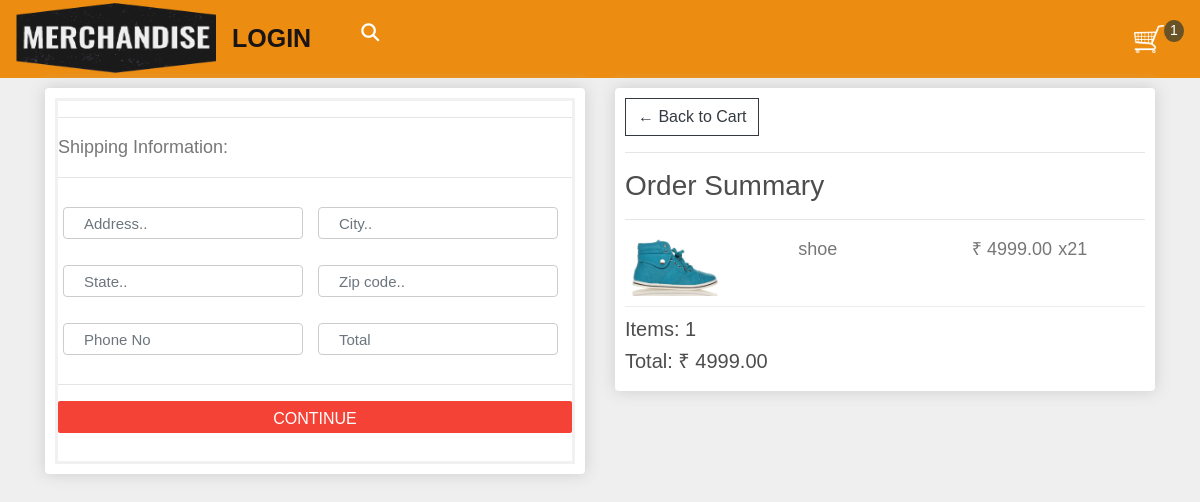
Screenshot of /checkout/ (signed in) with the database file from the repository.
### merchandise/models.py (models this page shows, shortened)
class OrderItem(models.Model):
    product = models.ForeignKey(Product, on_delete=models.SET_NULL, null=True, blank=True)
    order = models.ForeignKey(Order, on_delete=models.SET_NULL, null=True, blank=True)
    quantity = models.IntegerField(default=0, null=True, blank=True)
    date_added = models.DateTimeField(auto_now_add=True)
    @property
    def get_total(self):
        try:
            total = self.product.price * self.quantity
        except:
            total = 0
        return total

class Product(models.Model):
    name = models.CharField(max_length=200, null=True)
    price = models.DecimalField(max_digits=7, decimal_places=2)
    digital = models.BooleanField(default=False, null=True, blank=False)
    image = models.ImageField(max_length=200, null=True)
    url1 = models.URLField(max_length=200, null=True)
    @property
    def imageURL(self):
        try:
            url = self.image.url
        except:
            url = ''
        return url

class Order(models.Model):
    customer = models.ForeignKey(Customer, on_delete=models.SET_NULL, null=True, blank=True)
    date_ordered = models.DateTimeField(auto_now_add=True)
    complete = models.BooleanField(default=False, null=True, blank=False)
    transaction_id = models.CharField(max_length=200, null=True)
    @property
    def get_cart_total(self):
        orderitems = self.orderitem_set.all()
        total = sum([item.get_total for item in orderitems])
        return total
    @property
    def get_cart_items(self):
        orderitems = self.orderitem_set.all()
        total = sum([item.quantity for item in orderitems])
        return total
    @property
    def shipping(self):
        shipping = False
        orderitems = self.orderitem_set.all()
        for i in orderitems:
            if i.product.digital == False:
                shipping = True
        return shipping

### merchandise/views.py (the view)
# urls.py: path('checkout/', views.checkout, name="checkout"),
def checkout(request):
    data = cartData(request)
    cartItems = data['cartItems']
    order = data['order']
    items = data['items']
    context = {'items':items, 'order':order, 'cartItems':cartItems}
    return render(request, 'merchandise/checkout.html', context)

### merchandise/utils.py (called while the page is built)
def cartData(request):
    if request.user.is_authenticated:
        customer = request.user.customer
        order, created = Order.objects.get_or_create(customer=customer, complete=False)
        items = order.orderitem_set.all()
        cartItems = order.get_cart_items
    else:
        cookieData = cookieCart(request)
        cartItems = cookieData['cartItems']
        order = cookieData['order']
        items = cookieData['items']
    return{'cartItems':cartItems, 'order':order, 'items':items}

### merchandise/templates/merchandise/checkout.html (shortened to what this page needs)
{% extends 'merchandise/main.html' %}
{% load static %}
{% block content%}
<div class="row">
	<div class="col-lg-6">
		<div class="box-element" id="form-wrapper">
            <form id="form">
                <div id="shipping-info">
                    <hr>
                    <p>Shipping Information:</p>
                    <hr>
                    <div class="form-field">
                        <input class="form-control" type="text" name="address" placeholder="Address..">
                    </div>
                    <div class="form-field">
                        <input class="form-control" type="text" name="city" placeholder="City..">
                    </div>
                    <div class="form-field">
                        <input class="form-control" type="text" name="state" placeholder="State..">
                    </div>
                    <div class="form-field">
                        <input class="form-control" type="text" name="zipcode" placeholder="Zip code..">
                    </div>
                    <div class="form-field">
                        <input class="form-control" type="text" name="phone" placeholder="Phone No">
                    </div>
                    <div class="form-field">
                        <input class="form-control" type="text" name="amount" placeholder="Total">
                    </div>
                </div>
                <hr>
                <input id="form-button" class="btn btn-success btn-block" type="submit" value="Continue">
            </form>
        </div>
        <br>
	</div>
	<div class="col-lg-6">
        <div class="box-element">
            <a  class="btn btn-outline-dark" href="{% url 'cart' %}">&#x2190; Back to Cart</a>
            <hr>
            <h3>Order Summary</h3>
            <hr>
            {% for item in items %}
            <div class="cart-row">
                <div style="flex:2"><img class="row-image" src="{{item.product.imageURL}}"></div>
                <div style="flex:2"><p>{{item.product.name}}</p></div>
                <div style="flex:1"><p>&#8377 {{item.product.price}}</p></div>
                <div style="flex:1"><p>x2{{item.quantity}}</p></div>
            </div>
            {% endfor %}
            <h5>Items:   {{order.get_cart_items}}</h5>
            <h5>Total:  &#8377 {{order.get_cart_total|floatformat:2 }}</h5>
        </div>
	</div>
</div>
{% endblock content %}

### static/css/main.css (style rules this page uses)
body { background-color: hsl(0, 0%, 98%); }
h1,h2,h3,h4,h5,h6 { color:hsl(0, 0%, 30%); }
.box-element { box-shadow:hsl(0, 0%, 80%) 0 0 16px; background-color: #fff; border-radius: 4px; padding: 10px; }
.col-lg-4, .col-lg-6, .col-lg-8, .col-lg-12 { margin-top: 10px; }
.btn { border-radius: 0; }
.row-image { width: 100px; }
.form-field { width:250px; display: inline-block; padding: 5px; }
.cart-row { display: flex; align-items: flex-stretch; padding-bottom: 10px; margin-bottom: 10px; border-bottom: 1px solid #ececec; }
body { margin:0; width: 100%; font-family: sans-serif; overflow-x: hidden; }
* { box-sizing: border-box; }
body { margin: 0; padding:0; background: #efefef; font-size: 18px; color: #777; font-family: sans-serif; font-weight: 300; }
input[type="text"], input[type="password"] { display: block; box-sizing: border-box; margin-bottom:20px; padding: 4px; width:220px; height: 32px; border: none; outline: none; border-bottom: 1px solid #aaa; font-family: sans-serif; font-weight: 400; font-size: 15px; transition: 0.2s ease; }
input[type="submit"] { margin-bottom: 28px; width:120px; height: 32px; background: #f44336; border: none; border-radius: 2px; color: #fff; font-family: sans-serif; font-weight: 500; text-transform: uppercase; transition: 0.2s ease; cursor: pointer; }
body { font-family: Arial, Helvetica, sans-serif; }
form { border: 3px solid #f1f1f1; }
input[type=text], input[type=password] { width: 100%; padding: 12px 20px; margin: 8px 0; display: inline-block; border: 1px solid #ccc; box-sizing: border-box; }

### rows the page displays
OrderItem: product.imageURL (picture), product.name "shoe", product.price "4999.00", quantity "1"
Order: get_cart_items "1", get_cart_total "4999.00"

### other values shown
{{ cartItems }} "1"
